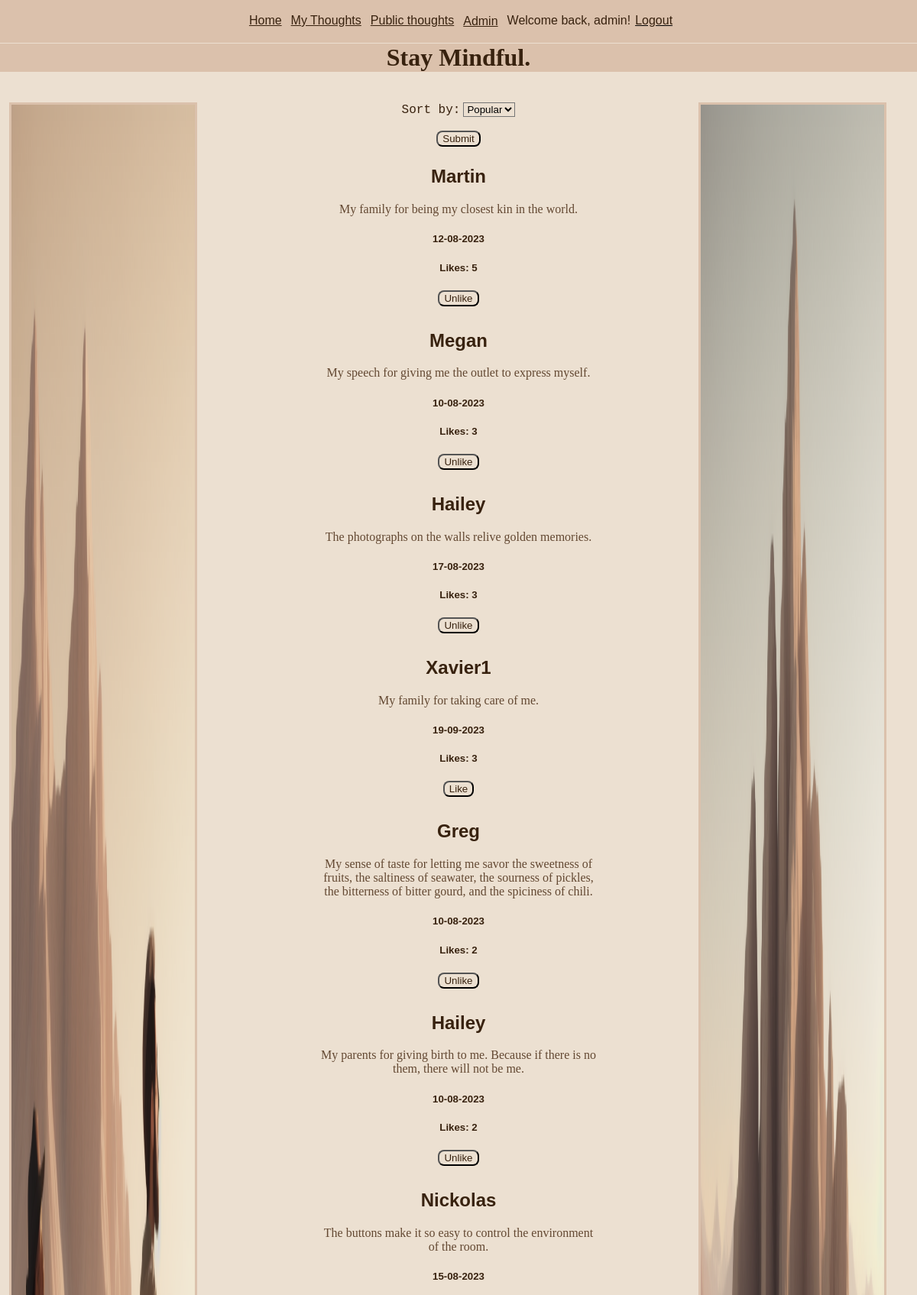
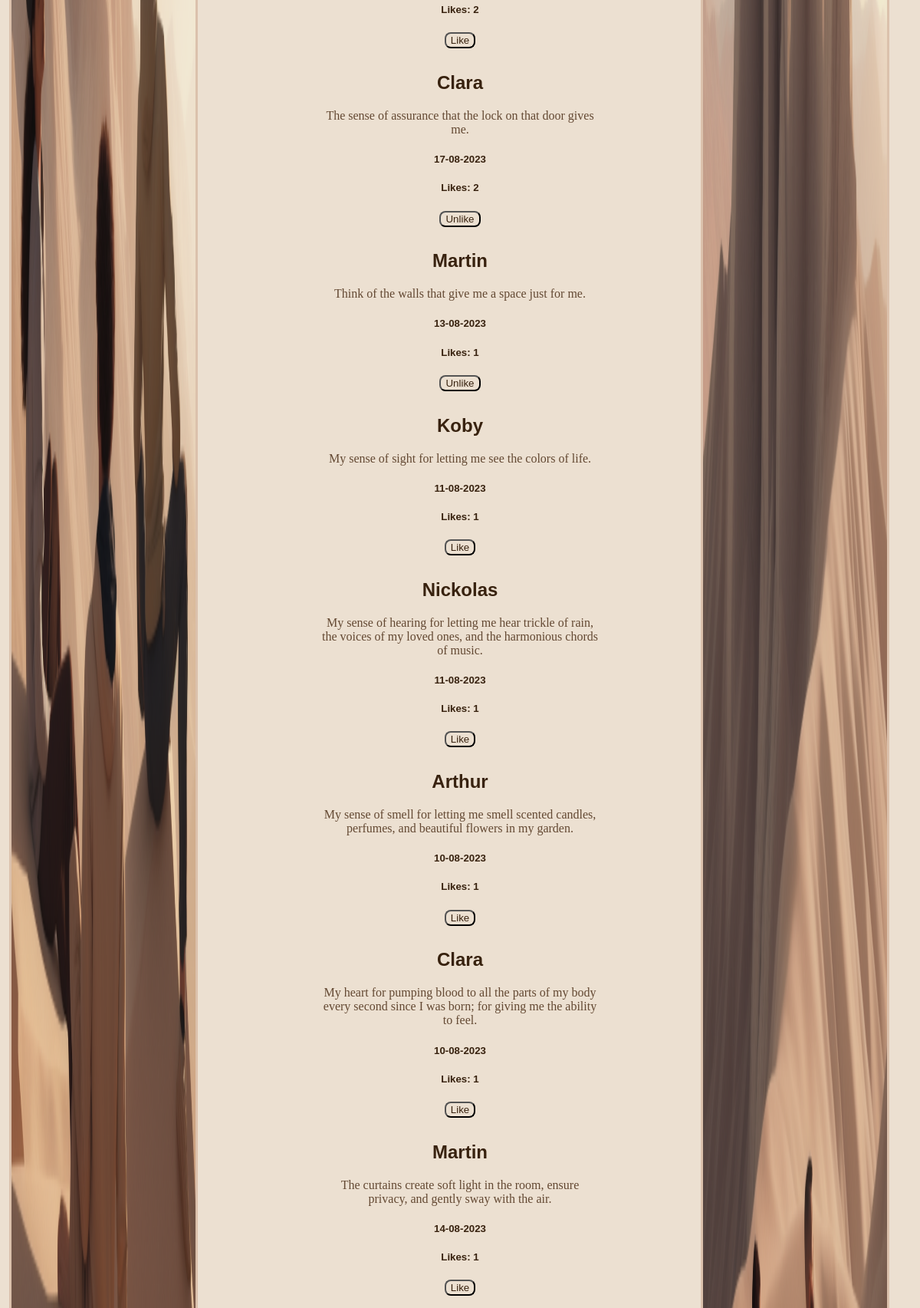
The page /public_posts (signed in, upper part) on the database its author committed (2 pictures, top to bottom).
### tables this page shows
CREATE TABLE User (id INTEGER PRIMARY KEY, username TEXT, password TEXT);

CREATE TABLE Gratitude_idea (id INTEGER PRIMARY KEY, date TEXT, username TEXT, content TEXT, like_count INTEGER DEFAULT (0), is_public INTEGER);

### routes.py (the view, shortened to what this page needs)
@app.route('/public_posts', methods=['GET', 'POST'])
def public_posts():
    global sort
    if 'username' in session:
        user_id = db_query("SELECT id FROM User WHERE username = ?", True,
                           False, (session['username'],))
        if request.method == "GET":
            if sort == 'popular':
                idea_data = db_query('SELECT username, content, date, id,\
                like_count FROM Gratitude_idea WHERE is_public = 1 ORDER BY\
                like_count DESC', False, False, ())
                liked_post = db_query('SELECT post_id FROM Liked_Posts WHERE\
                user = ?', False, False, user_id)
                liked_posts = [item[0] for item in liked_post]
                return render_template("public_posts.html",
                                       idea_data=idea_data,
                                       liked_posts=liked_posts,
                                       user_id=user_id)
        elif request.method == "POST":
            sort = request.form['sort']
            return redirect("public_posts")
        else:
            return redirect("/")
    else:
        flash('First please create an account or login to an existing one.')
        return redirect('loginpage')

### routes.py (called while the page is built)
def db_query(query, is_single, is_insert, data):
    conn = sqlite3.connect("mindful.db")
    try:
        cur = conn.cursor()
        cur.execute(query, data)
        if is_insert:
            conn.commit()
        if is_single:
            result = cur.fetchone()
        else:
            result = cur.fetchall()
        return result
    finally:
        conn.close()

def get_random_image():
    image_folder = os.path.join(app.static_folder, 'images')
    images = os.listdir(image_folder)
    random_image = random.choice(images)
    return f"static/images/{random_image}"

@app.context_processor
def inject_random_image():
    return {'random_image': get_random_image(),
            'random_image1': get_random_image()}

### templates/public_posts.html (shortened to what this page needs)
{% extends 'layout.html' %}
{% block content %}
<form action="/public_posts" method="post">
    <label for="sort">Sort by:</label>
    <select class="input" name="sort" id="sort">
        <option value="popular">Popular</option>
    </select>
    <br><br>
    <input class='button' type="submit" value="Submit">
    </form>
{% for idea_data in idea_data %}
<div>
    <h2>
        {{ idea_data[0] }}
    </h2>
    <p class="p_overflow">
        {{ idea_data[1] }}
    </p>
    <h5>
        {{ idea_data[2] }}
    </h5>
    <h5>
        Likes: {{ idea_data[4] }}
    </h5>
    {% if idea_data[3] in liked_posts %}
    <form action="/like" method="post">
        <input class="button" type="submit" value="Unlike">
    </form>
    {% else %}
    <form action="/like" method="post">
        <input class="button" type="submit" value="Like">
    </form>
    {% endif %}
</div>
{% endfor %}
{% endblock %}

### templates/nav.html
<div id="nav">
        <a class="nav_element" href="/">Home</a>
        <a class="nav_element" href="/my_posts">My Thoughts</a>
        <a class="nav_element" href="/public_posts">Public thoughts</a>
        {% if session.username == "admin" %}
        <form action="/adminlogin" method="post">
                <button class="button" id="admin">Admin</button>
        </form>
        <a id="username_nav" class="nav_element">Welcome back, {{ session.username }}! </a>
                <form action="/logout" method="post">
                        <button class="nav_button" id="logout"><a> Logout</a></button>
                </form>
        {% elif session['username'] %}
        <a id="username_nav" class="nav_element">Welcome back, {{ session.username }}! </a>
        <form action="/logout" method="post">
                <button class="nav_button" id="logout"><a> Logout</a></button>
        </form>
        {% else %}
        <a class="nav_element" href="/create_account_page">Create an account</a>
        <a class="nav_element" href="/loginpage">Login</a>
        {% endif %}
</div>

### static/styles.css (style rules this page uses)
body { background-color: #ece0d1; margin: auto; text-align: center; min-height: 100vh; }
div { padding-top: 1.5%; padding-bottom: 1.5%; }
.nav_element { padding-left: 0.5%; padding-right: 0.5%; }
#nav { position:fixed; top:0%; width: 100%; background-color: #dbc1ac; display: flex; justify-content: center; }
h2 { font-family: sans-serif; color: #38220f; }
h5 { font-family: sans-serif; color: #38220f; padding-left: 5%; padding-right: 5%; }
p { font-family: cursive; color: #634832; }
.p_overflow { overflow-wrap: break-word; margin: auto; }
a { font-family: sans-serif; color: #38220f; }
label { font-family: monospace; font-size: large; color: #38220f; }
.nav_button { background: none!important; border: none; padding: 0!important; font-size: medium; font-family: sans-serif; text-decoration: underline; cursor: pointer; }
.button { background-color: #ece0d1; color: #38220f; border-radius: 8px; }
.input { background-color: #ece0d1; }
#admin { background-color: #dbc1ac; color: #38220f; border: none; text-decoration: underline; font-family: sans-serif; font-size: medium; }

### rows shown on the page
User: username "admin"
Gratitude_idea: username "Martin", content "My family for being my closest kin in the world.", date "12-08-2023", like_count "5"
Gratitude_idea: username "Megan", content "My speech for giving me the outlet to express myself.", date "10-08-2023", like_count "3"
Gratitude_idea: username "Hailey", content "The photographs on the walls relive golden memories.", date "17-08-2023", like_count "3"
Gratitude_idea: username "Xavier1", content "My family for taking care of me.", date "19-09-2023", like_count "3"
Gratitude_idea: username "Greg", content "My sense of taste for letting me savor the sweetness of fruits, the saltiness of seawater, the sourness of pickles, the bitterness of bitter gourd, and the spiciness of chili.", date "10-08-2023", like_count "2"
Gratitude_idea: username "Hailey", content "My parents for giving birth to me. Because if there is no them, there will not be me.", date "10-08-2023", like_count "2"
Gratitude_idea: username "Nickolas", content "The buttons make it so easy to control the environment of the room.", date "15-08-2023", like_count "2"
Gratitude_idea: username "Clara", content "The sense of assurance that the lock on that door gives me.", date "17-08-2023", like_count "2"
Gratitude_idea: username "Martin", content "Think of the walls that give me a space just for me.", date "13-08-2023", like_count "1"
Gratitude_idea: username "Koby", content "My sense of sight for letting me see the colors of life.", date "11-08-2023", like_count "1"
Gratitude_idea: username "Nickolas", content "My sense of hearing for letting me hear trickle of rain, the voices of my loved ones, and the harmonious chords of music.", date "11-08-2023", like_count "1"
Gratitude_idea: username "Arthur", content "My sense of smell for letting me smell scented candles, perfumes, and beautiful flowers in my garden.", date "10-08-2023", like_count "1"
Gratitude_idea: username "Clara", content "My heart for pumping blood to all the parts of my body every second since I was born; for giving me the ability to feel.", date "10-08-2023", like_count "1"
Gratitude_idea: username "Martin", content "The curtains create soft light in the room, ensure privacy, and gently sway with the air.", date "14-08-2023", like_count "1"
